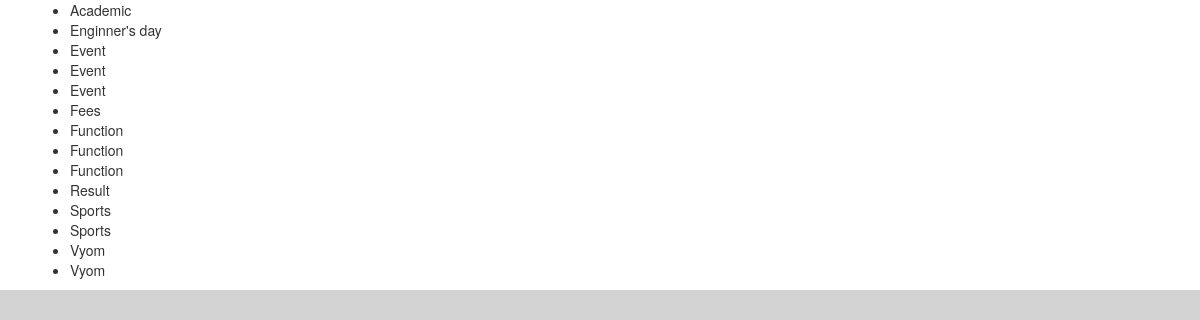
The app's page /posts/categories/ with its own data.
### posts/models.py (models this page shows, shortened)
class Category(models.Model):
    topic = models.CharField(max_length=100, default="Event", blank=True)
    slug = models.SlugField(help_text="This field will be automatically generated on Save", default="event")
    def __str__(self):
        return self.topic
    class Meta:
        ordering = ('topic',)
        verbose_name_plural = 'Categories'

### posts/views.py (the view)
def all_categories(request):
    categories = Category.objects.all().order_by('topic')
    context = {"categories" : categories}
    return render(request, 'all_categories.html', context)

### templates/all_categories.html (shortened to what this page needs)
{% extends "base.html" %}
{% block content %}
<ul>
  {% for category in categories %}
    <li>{{ category }}</li>
  {% endfor %}
</ul>
{% endblock %}

### static/css/base.css (style rules this page uses)
html { background-color: lightgrey; }

### records on screen
Category: topic "Academic"
Category: topic "Enginner's day"
Category: topic "Event"
Category: topic "Event"
Category: topic "Event"
Category: topic "Fees"
Category: topic "Function"
Category: topic "Function"
Category: topic "Function"
Category: topic "Result"
Category: topic "Sports"
Category: topic "Sports"
Category: topic "Vyom"
Category: topic "Vyom"
